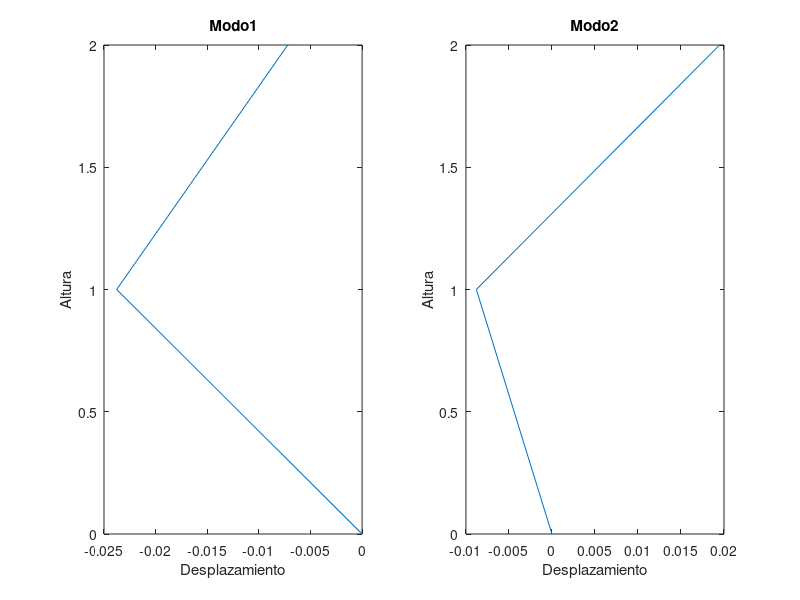
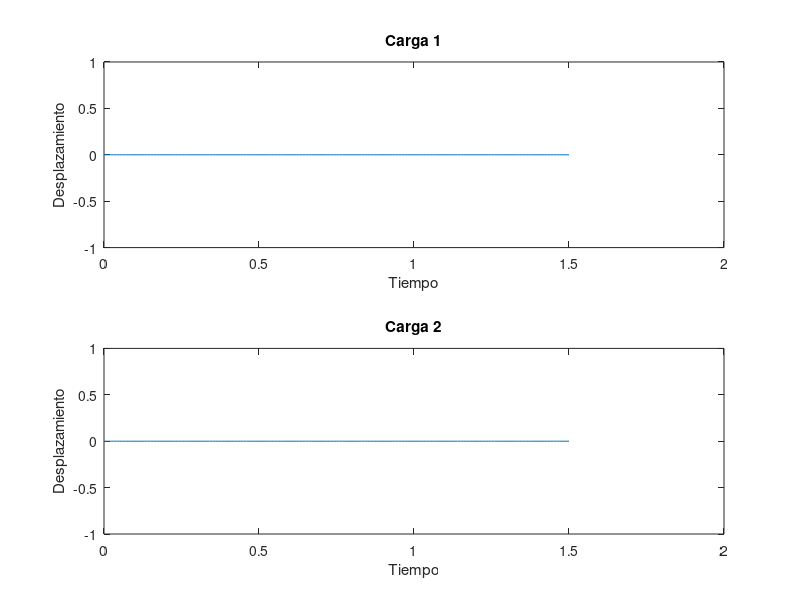
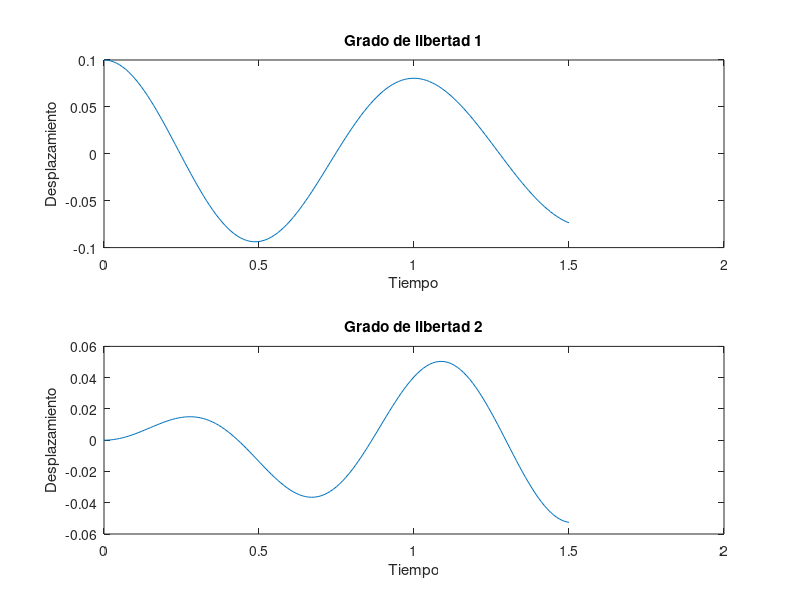

MATLAB code to generate these figures, in order:
function multiplesGrados
  clc
  clear all
  close all
  pkg load signal
  %----------------------------SISTEMA----------------------------------------------

  #Lo primero que hacemos es tomar los datos que nos proporciona el ejercicio
  W=15569
  m=W/10;
  r=1.22;
  J=m*r^2;
  k1=29400;
  k2=35280;
  l1=1.3411;
  l2=1.70;
  Ramort=[0,0]; #Asignar los valores de zitta (relacion de amortiguamiento) si los tuviera
  #En este caso se trata de un oscilador que consta de varias masas
  #Lo modelamos con un carrito con 3 resortes de distinta rigidez k y la misma masas
  #Primero debemos hallar la ecuacion de movimiento en papel mediante algun metodo


  #Armamos las matrices M y K
  M=[m 0;
     0 J];

  K=[(k1+k2) (k1*l1-k2*l2);
      (k1*l1-k2*l2) (k1*l1^2+k2*l2^2)];
  #Asignamos una variable que sera el orden de la matriz cuadrada
  numGL=size(M)(1);

  #Una vez teniendo las matrices M y K debemos resolver el problema de vectores propios
  [Xnorm,lambda]=eig(K,M); #Esto me entrega el autovector normalizado con respecto a la matriz de masa modal y los autovalores

  #Hallamos los autovalores, que son la raiz cuadrada de los valores propios. Armamos un vector columna tambien
  frecW=diag(lambda.^0.5);
  #Printeamos los autovectores y frecuencias
  disp("Los autovalores son: ");
  disp(diag(lambda));
  disp("La matriz modal es: ");
  disp(Xnorm);
  disp("Los modos o frecuencias naturales de cada nodo son: ");
  disp(frecW);
  disp("Los autovectores normalizados segun la matriz de masa son: ");
  disp("\n")
  for i=1:numGL
    disp(Xnorm(:,i));
    disp("\n")
  endfor
  #Ahora normalizamos nuevamente los autovectores, pero esta vez respecto a su primer elemento
  for i = 1:length(Xnorm(:,1))
    XnormPrima(:,i) = Xnorm(:,i)/Xnorm(1,i);
  endfor
  #Printeamos los autovectores normalizados segun el primer elemento
  disp("Los autovectores normalizados segun su primer elemento son: ");
  disp("\n")
  for i=1:numGL
    disp(XnormPrima(:,i));
    disp("\n")
  endfor
  #Creamos un vector de valores y que represente la altura de la torre y el paso por las masas
  ejeY=0:numGL;
  hold on
  figure(1);
  for i=1:numGL
    subplot(1,numGL,i);
    plot([0,Xnorm(:,i)'],ejeY);
    title(['Modo',num2str(i)]);
    xlabel('Desplazamiento');
    ylabel('Altura');
  endfor

  #Ahora debemos Calcular la matriz de masa modal,la matriz de ridigez modal y la matriz de amortiguamiento modal
  #MATRIZ MASA MODAL
  Mm=Xnorm'*M*Xnorm; #Siempre y cuando usemos como matriz de vectores respuesta, la matriz de vectores normalizados respecto a la masa modal
                     #(la que entrega la funcion eig) esto nos va a dar la matriz identidad

  #MATRIZ RIGIDEZ MODAL
  Km=Xnorm'*K*Xnorm; #Lo mismo que arriba, pero va a dar una matriz diagonal de frecuencias modales al cuadrado

  #MATRIZ MODAL DE AMORTIGUAMIENTO
  for i=1:numGL
    auxCm(i)=2*Ramort(i)*frecW(i);
  endfor
  Cm=diag(auxCm);
  frecWd=frecW.*(1-Ramort'.^2).^0.5; #La frecuencia de amortiguamiento

  %-----------------------------------CARGAS--------------------------------------
    #Segun el tipo de carga que nos encontremos en el vector de cargas el metodo que utilizaremos para resolver
    tipoDeCarga=1;
    #Si el vector de cargas es nulo, el movimiento del sistema en todos sus GL sera libre. Colocar 1
    #Si el vector de carga tiene una o mas cargas armonicas, o combinacion entre 0 y cargas armonicas Coloca 2
    #Si el vector de carga tiene una o mas cargas periodicas, o combinacion entre cargas armonicas, periodicas y 0 Coloca 3
    #Si el vector de carga tiene cargas genericas o mezcla entre genericas, armonicas, periodicas y 0. Coloca 4

    #PARAMETROS GENERALES A COMPLETAR (SE DEBE MODIFICARRR)
    ti=0.05; #Esto es para encontrar el maximo en el intervalo
    tf=1.5; #Tiempo final (introducir el valor al que se quiere obtener)
    dt=0.01; #Paso del tiempo
    #Entonces vamos a tener un paso del tiempo comun a todos los demas de:
    tiempo=0:dt:tf; #Esta variable no se modifica

    #Solamente se utiliza en sistema libre, cuando no sea ese el caso simplemente colocar 0 en ese GL
    x0=[0.1;0];
    x0prima=[0;0];

    #Vector de frecuencias forzadas y relacion beta. Colocar la fuerza en el modo que corresponda, en otro caso dejar en 0)
    frecWf=[0,0];
    beta=frecWf./frecW;
    contador=1;
    for t=tiempo
      F(:,contador)=[0,0]; #Esta solo sirve para printear la carga
      phi=atan((2*Ramort(1)*beta(1))/(1-beta(1)^2));
      Fauxresp(:,contador)=[0,0]; #Esta es la que pasamos porque tiene el desfase
      contador++;
    endfor

    #LIBRE (SOLO CUANDO NO HAY CARGA EN NINGUN GL)
    if tipoDeCarga==1
      #Pasamos a coordenadas modales
      y0=Xnorm'*M*x0;
      y0prima=Xnorm'*M*x0prima;
      disp('Las condiciones iniciales en coordenadas modales en radianes son:');
      disp('y0=');
      disp(y0);
      disp('y0prima=');
      disp(y0prima);

      for i=1:numGL
        contador=1;
        for t=tiempo
          y(i,contador)=(y0(i)*cos(frecWd(i)*t)+((y0prima(i)+Ramort(i)*frecW(i)*y0(i))/frecWd(i))*sin(frecWd(i)*t))*exp(-Ramort(i)*frecW(i)*t);
          contador++;
        endfor
      endfor
    endif

    #CARGA ARMONICA
    if tipoDeCarga==2

      #Pasamos la carga a coordenadas modales
      Fmodal=Xnorm'*Fauxresp;
      for i=1:numGL
        contador=1;
        for t=tiempo
          #Calculamos los parametros para posteriormente calcular y
          D=1/(sqrt((1-beta(i)^2)^2+(2*Ramort(i)*beta(i))^2));
          #Calculamos la respuesta en coordenadas modales y con la formula correspondiente a respuesta a cargas armonicas
          y(i,contador)=(Fmodal(i,contador)/Km(i,i))*D; #Esta formula se hace teniendo en cuenta que la division de una matriz por otra en realidad es el producto de una por la inversa de la otra
          contador++;
        endfor
        #Adicionalmente creamos el vector de fases de cada modo
        phi(i)=atan((2*Ramort(i)*beta(i))/(1-beta(i)^2));
      endfor

    endif

    #CARGA PERIODICA

    #CARGA GENERICA

  #Ahora pasamos la respuesta y a coordenadas geometricas nuevamente
  respuestaX=Xnorm*y;
  #Printeamos las cargas a las que se ve sometido el sistema
  figure(2);
  for i=1:numGL
    subplot(numGL,1,i)
    plot(tiempo,F(i,:));
    title(['Carga ',num2str(i)])
    xlabel("Tiempo")
    ylabel("Desplazamiento")
  endfor
  #Printeamos la respuesta del sistema (los 3 G.L), utilizando como eje de abscisas el tiempo y como ordenadas la respuesta en coord geometricas
  figure(3);
  for i=1:numGL
    subplot(numGL,1,i)
    plot(tiempo,respuestaX(i,:));
    title(['Grado de libertad ',num2str(i)])
    xlabel("Tiempo")
    ylabel("Desplazamiento")
  endfor
  hold off
  #Entregamos el valor del ultimo punto (en tf)
  disp(['El valor de desplazamiento de todos los grados de libertad en el tiempo t= ',num2str(tf),' es: '])
  disp(respuestaX(:,end));
  if tipoDeCarga==2
    disp("La fase de cada modo en radianes es: ");
    disp(phi');
    disp("La fase de cada modo en grados es: ");
    disp(rad2deg(phi'));
  endif

  #Filtramos la señal para que solo muestre valores positivos
  #Primero filtramos los valores negativos y nos quedamos solo con los positivos
  index1=1;
  index2=1;
  for t=tiempo
    if respuestaX(1,index2) > 0
      respuestaXPositiva(index1)=respuestaX(1,index2);
      tiempoPositivo(index1)=t;
      index1++;
    endif
    index2++;
  endfor
  [picos,index] = findpeaks(respuestaXPositiva);

  disp(['En el intervalo ',num2str(ti),' y ',num2str(tf),' se hallo un valor max de ',num2str(max(picos)),' a los t=',num2str(tiempoPositivo(index(1))),' segs']);
  endfunction
